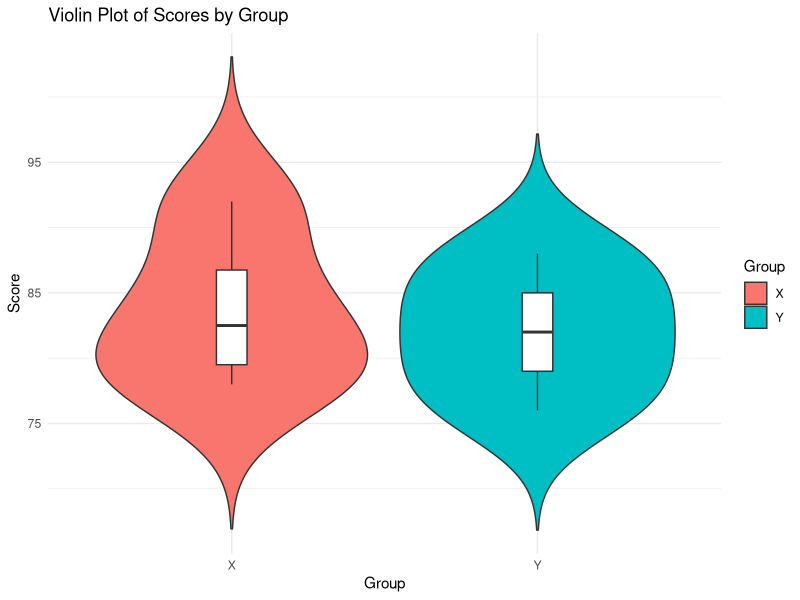

The R source for this figure:
# Load ggplot2
library(ggplot2)

# Create data frame
group <- c(rep("X", 4), rep("Y", 4))
score <- c(80, 85, 78, 92, 88, 76, 80, 84)
data <- data.frame(Group = group, Score = score)

# Create violin plot
ggplot(data, aes(x = Group, y = Score, fill = Group)) +
  geom_violin(trim = FALSE) +
  geom_boxplot(width = 0.1, fill = "white") +
  labs(title = "Violin Plot of Scores by Group",
       x = "Group",
       y = "Score") +
  theme_minimal()
